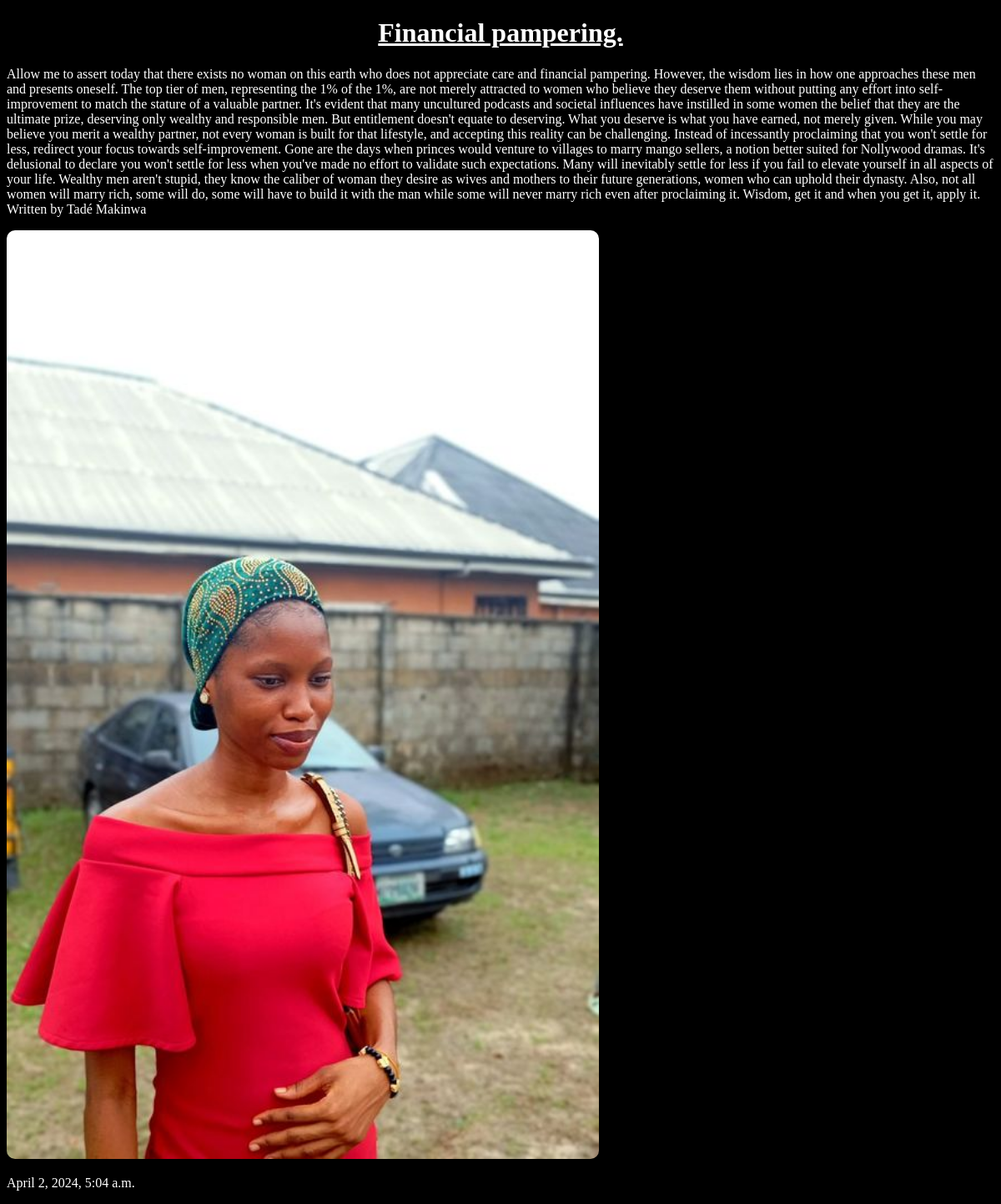
Page /post/6/ on the committed database.
### blog/models.py (models this page shows, shortened)
class Post(models.Model):
    topic = models.CharField(max_length=100)
    content = models.TextField()
    picture = models.ImageField(upload_to='images/', blank=True, null=True)
    video = models.FileField(upload_to='videos/', blank=True, null=True)
    date = models.DateTimeField(default=datetime.now, blank=True)

### blog/views.py (the view)
# urls.py: path('post/<int:pk>/', views.post_detail, name='post_detail'),
def post_detail(request, pk):
    post = get_object_or_404(Post, pk=pk)
    return render(request, 'post_detail.html', {'post': post})

### templates/post_detail.html (shortened to what this page needs)
<!DOCTYPE html>
<html>
<head>
</head>
<body>
    <h1>{{ post.topic }}</h1>
    <p>{{ post.content }}</p>
    {% if post.picture %}
    <img src="{{ post.picture.url }}" alt="Picture">
    {% endif %}
    <p>{{ post.date }}</p>
</body>
</html>

### templates/post_detail.html (style rules this page uses)
body { background-color: #000; color: white; }
h1 { text-align: center; text-decoration: underline; }
img { width: 60%; border-radius: 10px; }
p { text-align: left; }

### rows in the picture
Post: topic "Financial pampering.", content "Allow me to assert today that there exists no woman on this earth who does not appreciate care and financial pampering. However, the wisdom lies in how one approaches these men and presents oneself. The top tier of men, representing the 1% of the 1%, are not merely attracted to women who believe they deserve them without putting any effort into self-improvement to match the stature of a valuable partner. It's evident that many uncultured podcasts and societal influences have instilled in some women the belief that they are the ultimate prize, deserving only wealthy and responsible men. But entitlement doesn't equate to deserving. What you deserve is what you have earned, not merely given.…", picture (picture), date "April 2, 2024, 5:04 a.m."
